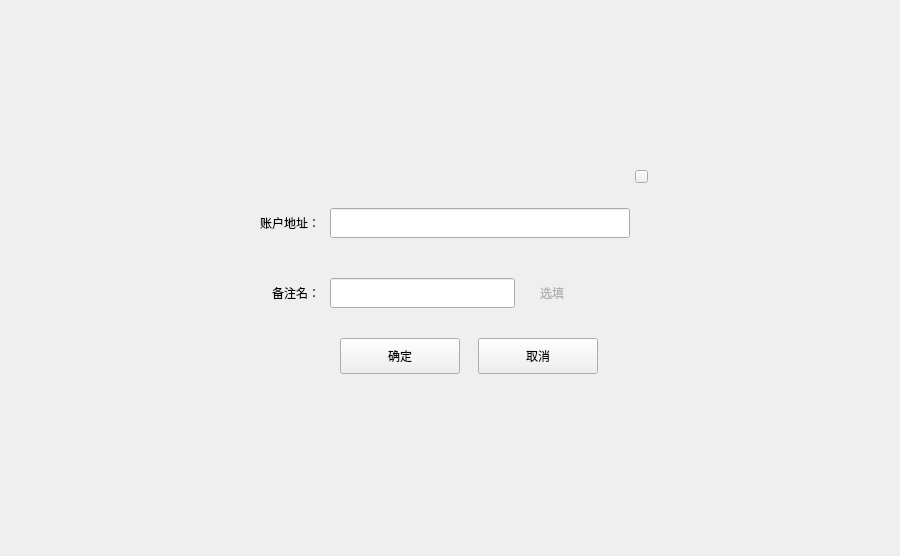
<?xml version="1.0" encoding="UTF-8"?>
<ui version="4.0">
 <class>AddContactDialog</class>
 <widget class="QDialog" name="AddContactDialog">
  <property name="geometry">
   <rect>
    <x>0</x>
    <y>0</y>
    <width>900</width>
    <height>556</height>
   </rect>
  </property>
  <property name="font">
   <font>
    <family>微软雅黑</family>
   </font>
  </property>
  <property name="windowTitle">
   <string>Dialog</string>
  </property>
  <widget class="QWidget" name="widget" native="true">
   <property name="geometry">
    <rect>
     <x>0</x>
     <y>0</y>
     <width>900</width>
     <height>556</height>
    </rect>
   </property>
   <widget class="QWidget" name="containerWidget" native="true">
    <property name="geometry">
     <rect>
      <x>240</x>
      <y>158</y>
      <width>420</width>
      <height>240</height>
     </rect>
    </property>
    <widget class="QToolButton" name="cancelBtn">
     <property name="geometry">
      <rect>
       <x>238</x>
       <y>180</y>
       <width>120</width>
       <height>36</height>
      </rect>
     </property>
     <property name="font">
      <font>
       <family>微软雅黑</family>
      </font>
     </property>
     <property name="cursor">
      <cursorShape>PointingHandCursor</cursorShape>
     </property>
     <property name="focusPolicy">
      <enum>Qt::NoFocus</enum>
     </property>
     <property name="styleSheet">
      <string notr="true"/>
     </property>
     <property name="text">
      <string>取消</string>
     </property>
    </widget>
    <widget class="QLabel" name="label_2">
     <property name="geometry">
      <rect>
       <x>0</x>
       <y>50</y>
       <width>80</width>
       <height>30</height>
      </rect>
     </property>
     <property name="font">
      <font>
       <family>微软雅黑</family>
       <pointsize>9</pointsize>
      </font>
     </property>
     <property name="text">
      <string>账户地址：</string>
     </property>
     <property name="alignment">
      <set>Qt::AlignRight|Qt::AlignTrailing|Qt::AlignVCenter</set>
     </property>
    </widget>
    <widget class="QLabel" name="label">
     <property name="geometry">
      <rect>
       <x>0</x>
       <y>120</y>
       <width>80</width>
       <height>30</height>
      </rect>
     </property>
     <property name="font">
      <font>
       <family>微软雅黑</family>
       <pointsize>9</pointsize>
      </font>
     </property>
     <property name="text">
      <string>备注名：</string>
     </property>
     <property name="alignment">
      <set>Qt::AlignRight|Qt::AlignTrailing|Qt::AlignVCenter</set>
     </property>
    </widget>
    <widget class="QLineEdit" name="addressLineEdit">
     <property name="geometry">
      <rect>
       <x>90</x>
       <y>50</y>
       <width>300</width>
       <height>30</height>
      </rect>
     </property>
     <property name="font">
      <font>
       <family>微软雅黑</family>
       <pointsize>9</pointsize>
      </font>
     </property>
    </widget>
    <widget class="QLineEdit" name="remarkLineEdit">
     <property name="geometry">
      <rect>
       <x>90</x>
       <y>120</y>
       <width>185</width>
       <height>30</height>
      </rect>
     </property>
     <property name="font">
      <font>
       <family>微软雅黑</family>
       <pointsize>9</pointsize>
      </font>
     </property>
    </widget>
    <widget class="QToolButton" name="okBtn">
     <property name="geometry">
      <rect>
       <x>100</x>
       <y>180</y>
       <width>120</width>
       <height>36</height>
      </rect>
     </property>
     <property name="font">
      <font>
       <family>微软雅黑</family>
      </font>
     </property>
     <property name="cursor">
      <cursorShape>PointingHandCursor</cursorShape>
     </property>
     <property name="focusPolicy">
      <enum>Qt::NoFocus</enum>
     </property>
     <property name="styleSheet">
      <string notr="true"/>
     </property>
     <property name="text">
      <string>确定</string>
     </property>
    </widget>
    <widget class="QLabel" name="tipLabel">
     <property name="geometry">
      <rect>
       <x>100</x>
       <y>90</y>
       <width>261</width>
       <height>16</height>
      </rect>
     </property>
     <property name="font">
      <font>
       <family>微软雅黑</family>
      </font>
     </property>
     <property name="styleSheet">
      <string notr="true">color: rgb(255, 0, 0);</string>
     </property>
     <property name="text">
      <string/>
     </property>
    </widget>
    <widget class="QLabel" name="label_3">
     <property name="geometry">
      <rect>
       <x>300</x>
       <y>120</y>
       <width>60</width>
       <height>30</height>
      </rect>
     </property>
     <property name="font">
      <font>
       <family>微软雅黑</family>
      </font>
     </property>
     <property name="styleSheet">
      <string notr="true">color: rgb(177, 177, 177);</string>
     </property>
     <property name="text">
      <string>选填</string>
     </property>
    </widget>
    <widget class="QToolButton" name="closeBtn">
     <property name="geometry">
      <rect>
       <x>395</x>
       <y>12</y>
       <width>13</width>
       <height>13</height>
      </rect>
     </property>
     <property name="cursor">
      <cursorShape>PointingHandCursor</cursorShape>
     </property>
     <property name="focusPolicy">
      <enum>Qt::NoFocus</enum>
     </property>
     <property name="styleSheet">
      <string notr="true"/>
     </property>
     <property name="text">
      <string/>
     </property>
    </widget>
   </widget>
  </widget>
 </widget>
 <tabstops>
  <tabstop>addressLineEdit</tabstop>
  <tabstop>remarkLineEdit</tabstop>
  <tabstop>cancelBtn</tabstop>
 </tabstops>
 <resources/>
 <connections/>
</ui>
